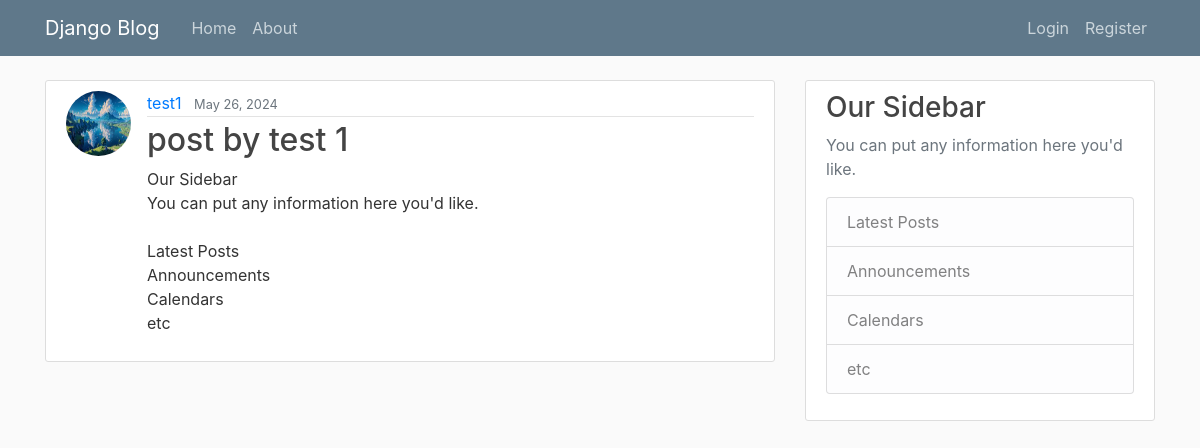
Screenshot of /post/32/ with the database file from the repository.
### blog_app/models.py (models this page shows, shortened)
class Post(models.Model):
    title = models.CharField(max_length=200)
    content = models.TextField()
    date_posted = models.DateTimeField(auto_now_add=True)
    author = models.ForeignKey(User, on_delete=models.CASCADE)

### users/models.py (models this page shows, shortened)
class Profile(models.Model):
    user = models.OneToOneField(User, on_delete=models.CASCADE)
    image = models.ImageField(default='default.jpg', upload_to='profile_pics')

### blog_app/views.py (the view)
# urls.py: path('post/<int:pk>/', PostDetailView.as_view(), name='post-detail'),
class PostDetailView(DetailView):
    model = Post

### blog_app/templates/blog_app/post_detail.html (shortened to what this page needs)
{% extends "blog_app/base.html" %}
{% block content %}
    <article class="media content-section">
        <img class="rounded-circle article-img"src="{{object.author.profile.image.url}}">
        <div class="media-body">
            <div class="article-metadata">
            <a class="mr-2" href="{%url 'user-posts' object.author.username%}">{{ object.author }}</a>
            <small class="text-muted">{{ object.date_posted|date:"F d, Y"}}</small>
            </div>
            <h2 class="article-title">{{ object.title }}</h2>
            <p class="article-content">{{ object.content }}</p>
        </div>
    </article>
{% endblock content %}

### blog_app/static/blog_app/main.css (style rules this page uses)
body { background: #fafafa; color: #333333; margin-top: 5rem; }
h1, h2, h3, h4, h5, h6 { color: #444444; }
.content-section { background: #ffffff; padding: 10px 20px; border: 1px solid #dddddd; border-radius: 3px; margin-bottom: 20px; }
.article-title { color: #444444; }
.article-content { white-space: pre-line; }
.article-img { height: 65px; width: 65px; margin-right: 16px; }
.article-metadata { padding-bottom: 1px; margin-bottom: 4px; border-bottom: 1px solid #e3e3e3 }

### rows the page displays
Post: author.profile.image (picture), author "test1", date_posted "May 26, 2024", title "post by test 1", content "Our Sidebar You can put any information here you'd like. Latest Posts Announcements Calendars etc"
